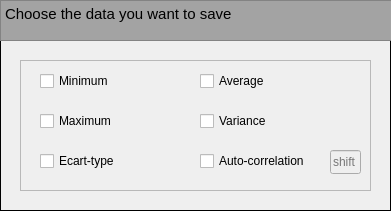
  <widget class="QFrame" name="frame">
   <property name="geometry">
    <rect>
     <x>20</x>
     <y>20</y>
     <width>391</width>
     <height>211</height>
    </rect>
   </property>
   <property name="frameShape">
    <enum>QFrame::Box</enum>
   </property>
   <property name="frameShadow">
    <enum>QFrame::Plain</enum>
   </property>
   <widget class="QTextBrowser" name="Display_title">
    <property name="geometry">
     <rect>
      <x>0</x>
      <y>0</y>
      <width>641</width>
      <height>41</height>
     </rect>
    </property>
    <property name="palette">
     <palette>
      <active>
       <colorrole role="WindowText">
        <brush brushstyle="SolidPattern">
         <color alpha="255">
          <red>0</red>
          <green>0</green>
          <blue>0</blue>
         </color>
        </brush>
       </colorrole>
       <colorrole role="Button">
        <brush brushstyle="SolidPattern">
         <color alpha="255">
          <red>170</red>
          <green>170</green>
          <blue>170</blue>
         </color>
        </brush>
       </colorrole>
       <colorrole role="Light">
        <brush brushstyle="SolidPattern">
         <color alpha="255">
          <red>255</red>
          <green>255</green>
          <blue>255</blue>
         </color>
        </brush>
       </colorrole>
       <colorrole role="Midlight">
        <brush brushstyle="SolidPattern">
         <color alpha="255">
          <red>212</red>
          <green>212</green>
          <blue>212</blue>
         </color>
        </brush>
       </colorrole>
       <colorrole role="Dark">
        <brush brushstyle="SolidPattern">
         <color alpha="255">
          <red>85</red>
          <green>85</green>
          <blue>85</blue>
         </color>
        </brush>
       </colorrole>
       <colorrole role="Mid">
        <brush brushstyle="SolidPattern">
         <color alpha="255">
          <red>113</red>
          <green>113</green>
          <blue>113</blue>
         </color>
        </brush>
       </colorrole>
       <colorrole role="Text">
        <brush brushstyle="SolidPattern">
         <color alpha="255">
          <red>0</red>
          <green>0</green>
          <blue>0</blue>
         </color>
        </brush>
       </colorrole>
       <colorrole role="BrightText">
        <brush brushstyle="SolidPattern">
         <color alpha="255">
          <red>255</red>
          <green>255</green>
          <blue>255</blue>
         </color>
        </brush>
       </colorrole>
       <colorrole role="ButtonText">
        <brush brushstyle="SolidPattern">
         <color alpha="255">
          <red>0</red>
          <green>0</green>
          <blue>0</blue>
         </color>
        </brush>
       </colorrole>
       <colorrole role="Base">
        <brush brushstyle="SolidPattern">
         <color alpha="255">
          <red>163</red>
          <green>163</green>
          <blue>163</blue>
         </color>
        </brush>
       </colorrole>
       <colorrole role="Window">
        <brush brushstyle="SolidPattern">
         <color alpha="255">
          <red>170</red>
          <green>170</green>
          <blue>170</blue>
         </color>
        </brush>
       </colorrole>
       <colorrole role="Shadow">
        <brush brushstyle="SolidPattern">
         <color alpha="255">
          <red>0</red>
          <green>0</green>
          <blue>0</blue>
         </color>
        </brush>
       </colorrole>
       <colorrole role="AlternateBase">
        <brush brushstyle="SolidPattern">
         <color alpha="255">
          <red>212</red>
          <green>212</green>
          <blue>212</blue>
         </color>
        </brush>
       </colorrole>
       <colorrole role="ToolTipBase">
        <brush brushstyle="SolidPattern">
         <color alpha="255">
          <red>255</red>
          <green>255</green>
          <blue>220</blue>
         </color>
        </brush>
       </colorrole>
       <colorrole role="ToolTipText">
        <brush brushstyle="SolidPattern">
         <color alpha="255">
          <red>0</red>
          <green>0</green>
          <blue>0</blue>
         </color>
        </brush>
       </colorrole>
       <colorrole role="PlaceholderText">
        <brush brushstyle="SolidPattern">
         <color alpha="128">
          <red>0</red>
          <green>0</green>
          <blue>0</blue>
         </color>
        </brush>
       </colorrole>
      </active>
      <inactive>
       <colorrole role="WindowText">
        <brush brushstyle="SolidPattern">
         <color alpha="255">
          <red>0</red>
          <green>0</green>
          <blue>0</blue>
         </color>
        </brush>
       </colorrole>
       <colorrole role="Button">
        <brush brushstyle="SolidPattern">
         <color alpha="255">
          <red>170</red>
          <green>170</green>
          <blue>170</blue>
         </color>
        </brush>
       </colorrole>
       <colorrole role="Light">
        <brush brushstyle="SolidPattern">
         <color alpha="255">
          <red>255</red>
          <green>255</green>
          <blue>255</blue>
         </color>
        </brush>
       </colorrole>
       <colorrole role="Midlight">
        <brush brushstyle="SolidPattern">
         <color alpha="255">
          <red>212</red>
          <green>212</green>
          <blue>212</blue>
         </color>
        </brush>
       </colorrole>
       <colorrole role="Dark">
        <brush brushstyle="SolidPattern">
         <color alpha="255">
          <red>85</red>
          <green>85</green>
          <blue>85</blue>
         </color>
        </brush>
       </colorrole>
       <colorrole role="Mid">
        <brush brushstyle="SolidPattern">
         <color alpha="255">
          <red>113</red>
          <green>113</green>
          <blue>113</blue>
         </color>
        </brush>
       </colorrole>
       <colorrole role="Text">
        <brush brushstyle="SolidPattern">
         <color alpha="255">
          <red>0</red>
          <green>0</green>
          <blue>0</blue>
         </color>
        </brush>
       </colorrole>
       <colorrole role="BrightText">
        <brush brushstyle="SolidPattern">
         <color alpha="255">
          <red>255</red>
          <green>255</green>
          <blue>255</blue>
         </color>
        </brush>
       </colorrole>
       <colorrole role="ButtonText">
        <brush brushstyle="SolidPattern">
         <color alpha="255">
          <red>0</red>
          <green>0</green>
          <blue>0</blue>
         </color>
        </brush>
       </colorrole>
       <colorrole role="Base">
        <brush brushstyle="SolidPattern">
         <color alpha="255">
          <red>163</red>
          <green>163</green>
          <blue>163</blue>
         </color>
        </brush>
       </colorrole>
       <colorrole role="Window">
        <brush brushstyle="SolidPattern">
         <color alpha="255">
          <red>170</red>
          <green>170</green>
          <blue>170</blue>
         </color>
        </brush>
       </colorrole>
       <colorrole role="Shadow">
        <brush brushstyle="SolidPattern">
         <color alpha="255">
          <red>0</red>
          <green>0</green>
          <blue>0</blue>
         </color>
        </brush>
       </colorrole>
       <colorrole role="AlternateBase">
        <brush brushstyle="SolidPattern">
         <color alpha="255">
          <red>212</red>
          <green>212</green>
          <blue>212</blue>
         </color>
        </brush>
       </colorrole>
       <colorrole role="ToolTipBase">
        <brush brushstyle="SolidPattern">
         <color alpha="255">
          <red>255</red>
          <green>255</green>
          <blue>220</blue>
         </color>
        </brush>
       </colorrole>
       <colorrole role="ToolTipText">
        <brush brushstyle="SolidPattern">
         <color alpha="255">
          <red>0</red>
          <green>0</green>
          <blue>0</blue>
         </color>
        </brush>
       </colorrole>
       <colorrole role="PlaceholderText">
        <brush brushstyle="SolidPattern">
         <color alpha="128">
          <red>0</red>
          <green>0</green>
          <blue>0</blue>
         </color>
        </brush>
       </colorrole>
      </inactive>
      <disabled>
       <colorrole role="WindowText">
        <brush brushstyle="SolidPattern">
         <color alpha="255">
          <red>85</red>
          <green>85</green>
          <blue>85</blue>
         </color>
        </brush>
       </colorrole>
       <colorrole role="Button">
        <brush brushstyle="SolidPattern">
         <color alpha="255">
          <red>170</red>
          <green>170</green>
          <blue>170</blue>
         </color>
        </brush>
       </colorrole>
       <colorrole role="Light">
        <brush brushstyle="SolidPattern">
         <color alpha="255">
          <red>255</red>
          <green>255</green>
          <blue>255</blue>
         </color>
        </brush>
       </colorrole>
       <colorrole role="Midlight">
        <brush brushstyle="SolidPattern">
         <color alpha="255">
          <red>212</red>
          <green>212</green>
          <blue>212</blue>
         </color>
        </brush>
       </colorrole>
       <colorrole role="Dark">
        <brush brushstyle="SolidPattern">
         <color alpha="255">
          <red>85</red>
          <green>85</green>
          <blue>85</blue>
         </color>
        </brush>
       </colorrole>
       <colorrole role="Mid">
        <brush brushstyle="SolidPattern">
         <color alpha="255">
          <red>113</red>
          <green>113</green>
          <blue>113</blue>
         </color>
        </brush>
       </colorrole>
       <colorrole role="Text">
        <brush brushstyle="SolidPattern">
         <color alpha="255">
          <red>85</red>
          <green>85</green>
          <blue>85</blue>
         </color>
        </brush>
       </colorrole>
       <colorrole role="BrightText">
        <brush brushstyle="SolidPattern">
         <color alpha="255">
          <red>255</red>
          <green>255</green>
          <blue>255</blue>
         </color>
        </brush>
       </colorrole>
       <colorrole role="ButtonText">
        <brush brushstyle="SolidPattern">
         <color alpha="255">
          <red>85</red>
          <green>85</green>
          <blue>85</blue>
         </color>
        </brush>
       </colorrole>
       <colorrole role="Base">
        <brush brushstyle="SolidPattern">
         <color alpha="255">
          <red>170</red>
          <green>170</green>
          <blue>170</blue>
         </color>
        </brush>
       </colorrole>
       <colorrole role="Window">
        <brush brushstyle="SolidPattern">
         <color alpha="255">
          <red>170</red>
          <green>170</green>
          <blue>170</blue>
         </color>
        </brush>
       </colorrole>
       <colorrole role="Shadow">
        <brush brushstyle="SolidPattern">
         <color alpha="255">
          <red>0</red>
          <green>0</green>
          <blue>0</blue>
         </color>
        </brush>
       </colorrole>
       <colorrole role="AlternateBase">
        <brush brushstyle="SolidPattern">
         <color alpha="255">
          <red>170</red>
          <green>170</green>
          <blue>170</blue>
         </color>
        </brush>
       </colorrole>
       <colorrole role="ToolTipBase">
        <brush brushstyle="SolidPattern">
         <color alpha="255">
          <red>255</red>
          <green>255</green>
          <blue>220</blue>
         </color>
        </brush>
       </colorrole>
       <colorrole role="ToolTipText">
        <brush brushstyle="SolidPattern">
         <color alpha="255">
          <red>0</red>
          <green>0</green>
          <blue>0</blue>
         </color>
        </brush>
       </colorrole>
       <colorrole role="PlaceholderText">
        <brush brushstyle="SolidPattern">
         <color alpha="128">
          <red>0</red>
          <green>0</green>
          <blue>0</blue>
         </color>
        </brush>
       </colorrole>
      </disabled>
     </palette>
    </property>
    <property name="html">
     <string>&lt;!DOCTYPE HTML PUBLIC &quot;-//W3C//DTD HTML 4.0//EN&quot; &quot;http://www.w3.org/TR/REC-html40/strict.dtd&quot;&gt;
&lt;html&gt;&lt;head&gt;&lt;meta name=&quot;qrichtext&quot; content=&quot;1&quot; /&gt;&lt;style type=&quot;text/css&quot;&gt;
p, li { white-space: pre-wrap; }
&lt;/style&gt;&lt;/head&gt;&lt;body style=&quot; font-family:'MS Shell Dlg 2'; font-size:7.8pt; font-weight:400; font-style:normal;&quot;&gt;
&lt;p style=&quot; margin-top:0px; margin-bottom:0px; margin-left:0px; margin-right:0px; -qt-block-indent:0; text-indent:0px;&quot;&gt;&lt;span style=&quot; font-size:11pt;&quot;&gt;Choose the data you want to save&lt;/span&gt;&lt;/p&gt;&lt;/body&gt;&lt;/html&gt;</string>
    </property>
   </widget>
   <widget class="QFrame" name="frame_2">
    <property name="geometry">
     <rect>
      <x>20</x>
      <y>60</y>
      <width>351</width>
      <height>131</height>
     </rect>
    </property>
    <property name="frameShape">
     <enum>QFrame::StyledPanel</enum>
    </property>
    <property name="frameShadow">
     <enum>QFrame::Raised</enum>
    </property>
    <widget class="QCheckBox" name="CheckBox_Minimum">
     <property name="geometry">
      <rect>
       <x>20</x>
       <y>10</y>
       <width>83</width>
       <height>22</height>
      </rect>
     </property>
     <property name="text">
      <string>Minimum</string>
     </property>
    </widget>
    <widget class="QCheckBox" name="CheckBox_Moyenne">
     <property name="geometry">
      <rect>
       <x>180</x>
       <y>10</y>
       <width>83</width>
       <height>22</height>
      </rect>
     </property>
     <property name="text">
      <string>Average</string>
     </property>
    </widget>
    <widget class="QCheckBox" name="CheckBox_Variance">
     <property name="geometry">
      <rect>
       <x>180</x>
       <y>50</y>
       <width>83</width>
       <height>22</height>
      </rect>
     </property>
     <property name="text">
      <string>Variance</string>
     </property>
    </widget>
    <widget class="QCheckBox" name="CheckBox_Autocor">
     <property name="geometry">
      <rect>
       <x>180</x>
       <y>90</y>
       <width>121</width>
       <height>22</height>
      </rect>
     </property>
     <property name="text">
      <string>Auto-correlation</string>
     </property>
    </widget>
    <widget class="QCheckBox" name="CheckBox_Maximum">
     <property name="geometry">
      <rect>
       <x>20</x>
       <y>50</y>
       <width>83</width>
       <height>22</height>
      </rect>
     </property>
     <property name="text">
      <string>Maximum</string>
     </property>
    </widget>
    <widget class="QCheckBox" name="CheckBox_Ecarttype">
     <property name="geometry">
      <rect>
       <x>20</x>
       <y>90</y>
       <width>83</width>
       <height>22</height>
      </rect>
     </property>
     <property name="text">
      <string>Ecart-type</string>
     </property>
    </widget>
    <widget class="QLineEdit" name="lineEdit">
     <property name="enabled">
      <bool>false</bool>
     </property>
     <property name="geometry">
      <rect>
       <x>310</x>
       <y>90</y>
       <width>31</width>
       <height>24</height>
      </rect>
     </property>
     <property name="placeholderText">
      <string>shift</string>
     </property>
    </widget>
   </widget>
   <zorder>frame_2</zorder>
   <zorder>Display_title</zorder>
  </widget>
